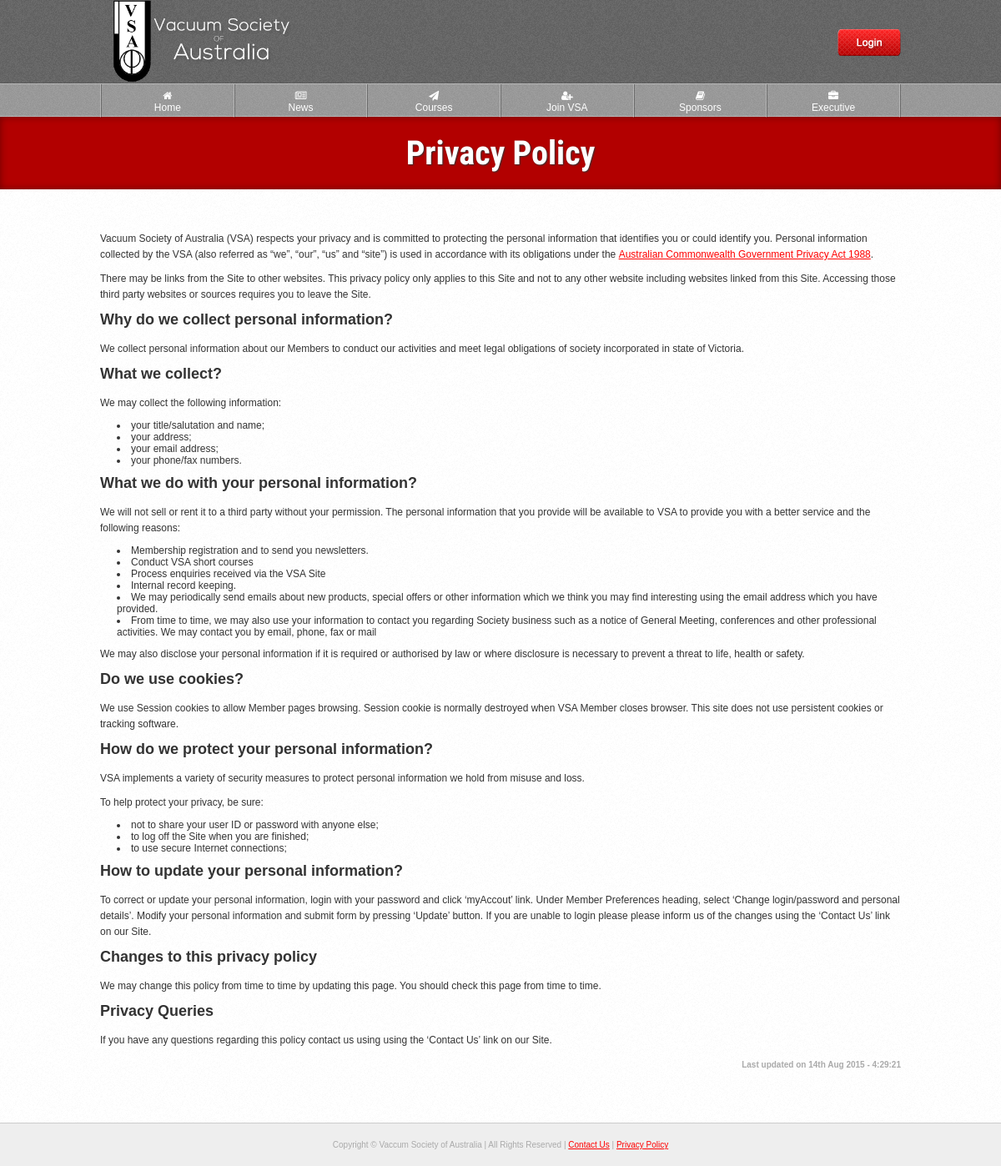
Page /source/privacy.php on the committed database.
### tables this page shows
CREATE TABLE IF NOT EXISTS `privacy_policy` (
  `id` int(10) NOT NULL AUTO_INCREMENT,
  `body` longtext NOT NULL,
  `date` varchar(50) NOT NULL,
  PRIMARY KEY (`id`)
);

### source/privacy.php (the view, shortened to what this page needs)
<?php
$t = new Template;
$t->setTitle("Privacy Policy");
$t->setTags("privacy policy");
include $t->load("template/head.php");
include $t->load("template/header.php");
$q = DB::$db->query("
	SELECT body, date
	FROM privacy_policy
	ORDER BY id DESC
") or die(SQL_ERROR);
$r = $q->fetch(PDO::FETCH_OBJ);
?>
	<div id="page-heading">
		<h1>Privacy Policy</h1>
	</div>
	<div class="outer-wrapper white">
		<div class="inner-wrapper">
			<?=$r->body;?>
			<p class="text-right fine-text"><b>Last updated on <?=date("jS M Y - G:i:s", $r->date);?></b></p>
		</div>
	</div>
<?php include $t->load("template/footer.php"); ?>

### source/css/layout.css (style rules this page uses)
* { box-sizing: border-box; margin: 0; padding: 0; }
body { margin: 0; padding: 0; background: #EEE; font-family: arial, sans-serif; font-size: 12px; color: #333; }
.inner-wrapper { max-width: 960px; margin: 0 auto; position: relative; }
.outer-wrapper { padding: 50px 0px; border-bottom: 1px solid #CCC; }
.white { background: url("../img/content-bg.png"); }
#page-heading { background: #B20000; color: #FFF; padding: 20px 0px; text-align: center; box-shadow: inset 0px 0px 10px rgba(0,0,0,.4); }
#page-heading h1 { margin: 0; padding: 0; font-size: 40px; text-shadow: 1px 1px 2px #333; font-family: 'Roboto Condensed', sans-serif; text-rendering: optimizeLegibility !important; -webkit-font-smoothing: antialiased !important; color: #FFF; }

### source/css/style.css (style rules this page uses)
.text-right { text-align: right; }
.fine-text { font-size: 10px; color: #AAA; }
h1, h2, h3, h4, h5, h6 { margin-bottom: 15px; padding: 0; }
h1 { font-size: 35px; font-family: 'Roboto Condensed', sans-serif; }
p { line-height: 19px; margin-bottom: 10px; }
a { color: #F00; }
li { list-style-position: inside; }
ul, ol { margin-bottom: 10px; margin-left: 20px; }

### source/css/resize.css (style rules this page uses)
body { margin: 0; text-align: center; }
h2 { margin-top: 10px; }

### source/css/resize-sidebars.css (style rules this page uses)
.outer-wrapper { padding: 20px 2%; }

### rows in the picture
privacy_policy: body "Vacuum Society of Australia (VSA) respects your privacy and is committed to protecting the personal information that identifies you or could identify you. Personal information collected by the VSA (also referred as “we”, “our”, “us” and “site”) is used in accordance with its obligations under the Australian Commonwealth Government Privacy Act 1988 . There may be links from the Site to other websites. This privacy policy only applies to this Site and not to any other website including websites linked from this Site. Accessing those third party websites or sources requires you to leave the Site. Why do we collect personal information? We collect personal information about our Members to…", date "14th Aug 2015 - 4:29:21"
